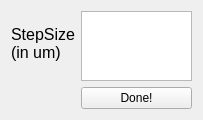
<?xml version="1.0" encoding="UTF-8"?>
<ui version="4.0">
 <class>Form</class>
 <widget class="QWidget" name="Form">
  <property name="geometry">
   <rect>
    <x>0</x>
    <y>0</y>
    <width>203</width>
    <height>118</height>
   </rect>
  </property>
  <property name="windowTitle">
   <string>Form</string>
  </property>
  <layout class="QFormLayout" name="formLayout">
   <item row="0" column="0">
    <widget class="QLabel" name="label">
     <property name="font">
      <font>
       <pointsize>12</pointsize>
      </font>
     </property>
     <property name="text">
      <string>StepSize 
(in um)</string>
     </property>
    </widget>
   </item>
   <item row="0" column="1">
    <widget class="QTextEdit" name="stepsize_textEdit"/>
   </item>
   <item row="1" column="1">
    <widget class="QPushButton" name="done_pushButton">
     <property name="text">
      <string>Done!</string>
     </property>
    </widget>
   </item>
  </layout>
 </widget>
 <resources/>
 <connections/>
</ui>
